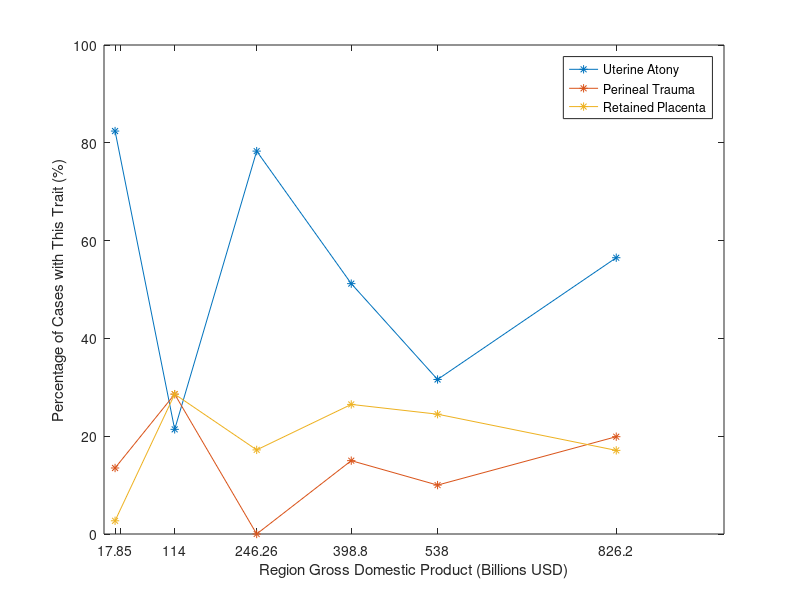
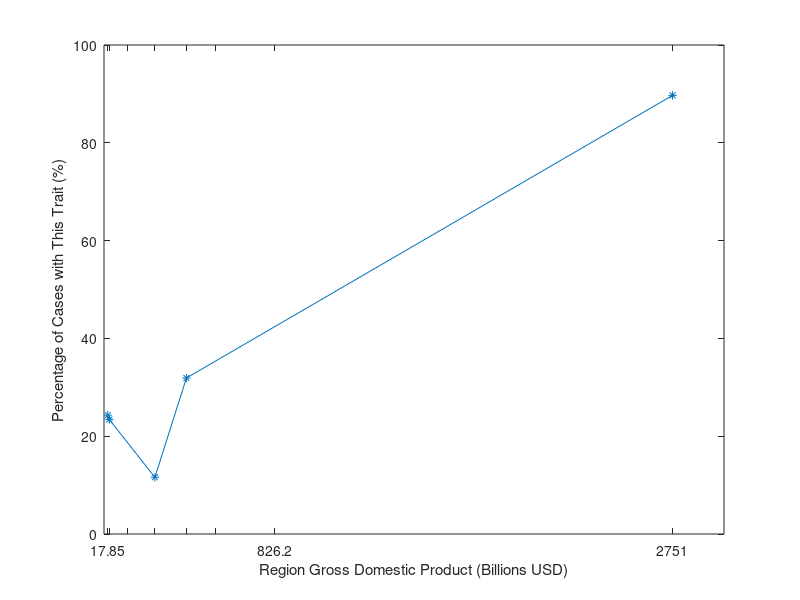
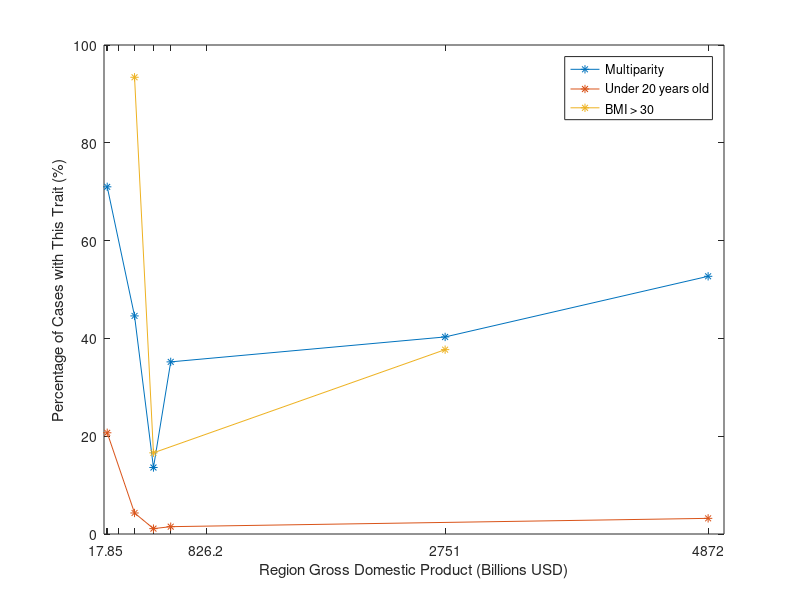

Write the MATLAB code that produced these figures, in order.
%% Causes
figure(1);

% Uterine Atony
GDP1 = [17.85, 114, 246.26, 398.8, 538, 826.2];
UA = [82.4, 21.4, 78.3, 51.2, 31.6, 56.5];
plot(GDP1,UA,'*-');
hold on

% Perineal Trauma
GDP2 = [17.85, 114, 246.26, 398.8, 538, 826.2];
PT = [13.5, 28.6, 0, 15, 10, 19.9];
plot(GDP2,PT,'*-');
hold on

% Retained Placenta
GDP3 = [17.85, 114, 246.26, 398.8, 538, 826.2];
RP = [2.7, 28.6, 17.2, 26.5, 24.5, 17.1];
plot(GDP3,RP,'*-');
hold on

% Set up axes.
xticks([17.85, 25.89, 114, 246.26, 398.8, 538, 826.2, 2751, 4872]);
xticklabels({'17.85','','114', '246.26','398.8','538','826.2','2751','4872'});
%xticklabels({'Zimbabwe','Uganda','Karachi', 'British Columbia','Norwary','Sweden','Netherlands','California','Japan'});
legend('Uterine Atony', 'Perineal Trauma', 'Retained Placenta');
ylim([0 100]);
xlabel('Region Gross Domestic Product (Billions USD)');
ylabel('Percentage of Cases with This Trait (%)');

%% Mode of Delivery
figure(2);
% C-section
GDP4 = [17.85, 25.89, 246.26, 398.8, 2751];
CSect = [24.3, 23.4, 11.6, 31.9, 89.7];
plot(GDP4,CSect,'*-');
hold on

ylim([0 100]);
xticks([17.85, 25.89, 114, 246.26, 398.8, 538, 826.2, 2751, 4872]);
xticklabels({'17.85','','', '','','','826.2','2751','4872'});
xlabel('Region Gross Domestic Product (Billions USD)');
ylabel('Percentage of Cases with This Trait (%)');

%% Demographics
figure(3);
% Multipara
GDP5 = [25.89, 246.26, 398.8, 538, 2751, 4872];
Multi = [71, 44.6, 13.6, 35.2, 40.3, 52.7];
plot(GDP5,Multi,'*-');
hold on

% Under 20 years old
GDP6 = [25.89, 246.26, 398.8, 538, 4872];
Age = [20.7, 4.3, 1.1, 1.5, 3.2];
plot(GDP6,Age,'*-');
hold on

% BMI > 30
GDP7 = [246.26, 398.8, 2751];
BMI = [93.4, 16.6, 37.7];
plot(GDP7,BMI,'*-');
hold on

% Set up axes.
xticks([17.85, 25.89, 114, 246.26, 398.8, 538, 826.2, 2751, 4872]);
xticklabels({'17.85','','', '','','','826.2','2751','4872'});
legend('Multiparity', 'Under 20 years old', 'BMI > 30');
ylim([0 100]);
xlabel('Region Gross Domestic Product (Billions USD)');
ylabel('Percentage of Cases with This Trait (%)');
